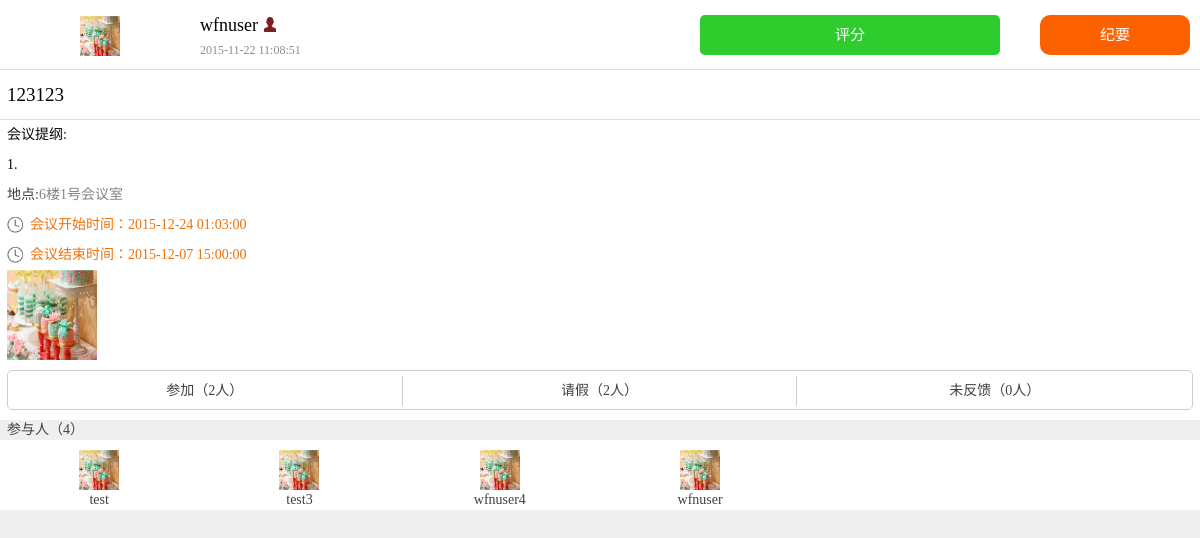
Page /meet/closedetail/11 on the committed database.
### tables this page shows
CREATE TABLE `meeting` (
`mid` int(11) NOT NULL,
  `muid` int(11) NOT NULL COMMENT 'creater',
  `mplanbt` timestamp NULL DEFAULT NULL,
  `mplanet` timestamp NULL DEFAULT NULL,
  `mactbt` timestamp NULL DEFAULT NULL,
  `mactet` timestamp NULL DEFAULT NULL,
  `mrid` int(11) NOT NULL,
  `mremind` int(11) NOT NULL,
  `mchecktype` int(11) NOT NULL COMMENT '0 = location 1 = qrcode',
  `mmembernum` int(11) NOT NULL,
  `mconfirm` int(11) NOT NULL COMMENT '高层=1',
  `mattach` mediumtext NOT NULL,
  `mstate` int(11) NOT NULL COMMENT 'draft = 0 发布=1',
  `mcreatet` timestamp NOT NULL DEFAULT '0000-00-00 00:00:00',
  `mpass` int(11) NOT NULL,
  `mname` varchar(20) NOT NULL,
  `mscore` int(11) DEFAULT NULL,
  `mfilename` varchar(30) NOT NULL,
  `mfiletime` timestamp NULL DEFAULT NULL,
  `mapartment` int(11) NOT NULL
);

CREATE TABLE `user` (
`uid` int(11) NOT NULL,
  `uname` varchar(10) NOT NULL,
  `type` int(11) NOT NULL,
  `uabsentnum` int(11) NOT NULL,
  `ulatenum` int(11) NOT NULL,
  `ulatest` int(11) NOT NULL COMMENT 'lateorabsent'
);

CREATE TABLE `room` (
`rid` int(11) NOT NULL,
  `rname` varchar(15) NOT NULL,
  `rpeople` int(11) NOT NULL,
  `rmedia` int(11) NOT NULL,
  `rprojection` int(11) NOT NULL,
  `raddr` varchar(30) NOT NULL
);

CREATE TABLE `meetmember` (
`mmid` int(11) NOT NULL,
  `mmmid` int(11) NOT NULL,
  `mmuid` int(11) NOT NULL,
  `mmissponser` int(11) NOT NULL,
  `mmchecked` int(11) NOT NULL,
  `mmchecktime` timestamp NULL DEFAULT NULL,
  `mmleave` int(11) NOT NULL COMMENT 'apply=1',
  `mmattend` int(11) NOT NULL
);

### application/controllers/Meet.php (called while the page is built, shortened)
<?php
class Meet extends CI_Controller {
    public function __construct()
    {
        $this->load->helper(array('form', 'url'));
    }
	public function closedetail($id=0)
	{
		$this->load->helper('form');
		$this->load->model('meet_model');
		$data['list'] = $this->meet_model->getmeetdetail($id);
		$data['members'] = $this->meet_model->getmeetmember($id);
		$this->load->view('yjshyxq',$data);
	}
}

### index.php (called while the page is built, shortened)
<?php
require_once BASEPATH.'core/CodeIgniter.php';

### application/models/Meet_model.php (called while the page is built, shortened)
<?php
class Meet_model extends CI_Model {
    public function getmeetdetail($mid)
    {
    	$sql = "SELECT mid,muid,mplanbt,mplanet,mrid,mremind,mstate,mname,mconfirm,mactbt,mactet,mchecktype,mfilename,user.uname,room.rname,mscore,mfiletime,mapartment FROM meeting,user,room WHERE mid = ? AND muid = user.uid AND mrid = room.rid";
		$sql = $this->db->query($sql,$mid);
		return $sql->result_array();
    }
    public function getmeetmember($mid)
    {
    	$sql = "SELECT * FROM meetmember,user WHERE mmmid = ? AND user.uid = mmuid";
    	$sql = $this->db->query($sql,$mid);
        return $sql->result_array();
    }
}

### application/views/yjshyxq.php (the view, shortened to what this page needs)
<!DOCTYPE html>
<html>
<head lang="en">
    <link rel="stylesheet" href="<?php echo base_url('css/bootstrap.min.css');?>">
    <link rel="stylesheet" href="<?php echo base_url('css/index.css');?>">
</head>
<body >
<div class="container-fluid "  style="margin-bottom:60px;    overflow: hidden;">
	<div class="row meetSt" >
		<div class="col-xs-2" >
			<img src="<?php echo base_url('img/banner.png');?>" class="tstImg" style="margin-top:0">
		</div>
		<div class="col-xs-5" >
			<div class="row meetTitle" >
				<?php echo $list[0]['uname']?><i></i>
			</div>
			<div class="row meetTime"  >
				2015-11-22 11:08:51
			</div>
		</div>
		<div class="col-xs-5" >
			<?php $scoreurl = base_url("meet/score")."/".$list[0]['mid'];?>
			<span class="copy greenbutton" id="pf" onclick="javascript:window.location.href='<?php echo $scoreurl;?>'">评分</span>
			<span class="summary" style="background-color:#fc6100;width:30%" onclick = "upload1();">纪要</span>
		</div>
    </div>
   <div class="row xjhy" >
		<div class="col-xs-12" style="font-size:19px;color:#040404">
			<?php echo $list[0]['mname']?>
		</div>
    </div>
	<div class="row testCont" style="height:auto">
		<div class="col-xs-12" style="color:#040404">
			会议提纲:
			<p>1.<?php echo $list[0]['mfilename']?></p>
		</div>
		<div class="col-xs-12" >
			地点:<span><?php echo $list[0]['rname']?></span>
		</div>
		<div class="col-xs-12" style="color:#ed710c">
			<i></i>会议开始时间：<?php echo $list[0]['mplanbt']?>
		</div>
		<div class="col-xs-12" style="color:#ed710c">
			<i></i>会议结束时间：<?php echo $list[0]['mplanet']?>
		</div>
		<div class="col-xs-6" style="color:#ed710c">
			<img src="<?php echo base_url('img/banner.png');?>" style="height:90px;width:90px">
		</div>
		<?php
			$attend = 0;
			$leave = 0;
			$unknown = 0;
			if(count($members)){
				foreach ($members as $mem) {
				    if($mem['mmleave'] == 0){
				    	if($mem['mmattend'])
				    		$attend++;
				    	else
				    		$unknown++;
				    }
				    else{
				    	$leave++;
				    }
				}
			}
		?>
		<div class="col-xs-12" >
			<div class="row num" >
				<span class="col-xs-4" >参加（<?php echo $attend;?>人）</span>
				<span class="col-xs-4" >请假（<?php echo $leave;?>人）</span>
				<span class="col-xs-4" >未反馈（<?php echo $unknown;?>人）</span>
			</div>
		</div>
    </div>
	<div class="row  xjhy" >
		<div class="col-xs-12 words"  >
			参与人（<?php echo count($members)?>）
		</div>
		<div class="col-xs-12" style="background-color:#fff">
			<div class="row">
				<?php
				foreach($members as $row){
				?>
					<div class="col-xs-2" >
						<div class="row">
							<img src="<?php echo base_url('img/banner.png');?>" class="col-xs-12 tstImg">
							<p class="col-xs-12 tname"><?php echo $row['uname']?></p>
						</div>
					</div>
				<?php
				}
				?>
			</div>
		</div>
    </div>
</div>
</body>
</html>

### css/index.css (style rules this page uses)
* { margin: 0; padding: 0; -webkit-tap-highlight-color:rgba(0,0,0,0); -webkit-text-size-adjust:none; word-break:break-all; font-family: "微软雅黑"; }
body { background-color:#efefef; }
.meetSt { height:70px; border-bottom:1px solid #dddddd; background-color:#ffffff; padding:10px 0 }
.testCont { height:190px; background-color:#ffffff; color:#414141 }
.testCont >div { padding:0 7px; line-height:30px; }
.testCont >div >span { color:#838383 }
.testCont >div >i { width: 20px; height: 20px; position: relative; background-image: url('../img/time.png'); margin-right: 3px; float: left; background-size: 100%; background-repeat: no-repeat; margin-top: 5px; background-position-x: -2px; }
.xjhy { height:50px; border-bottom:1px solid #dddddd; background-color:#ffffff; color:#414141 }
.xjhy div { padding:0 7px; line-height:50px; }
.meetSt >div { padding:0; line-height:50px; }
.meetTitle { height:30px;line-height:30px;font-size:18px;color:#040404;margin:0 }
.meetTitle i { width: 12px; height: 15px; background-image: url("../img/peo.png"); position: absolute; background-size: 100%; background-repeat: no-repeat; margin-top: 7px; margin-left: 6px; }
.meetTime { height:20px;line-height:20px;font-size:12px;color:#8d8d8d;margin:0 }
.tstImg { height: 40px; position: relative; width: 40px; left: 50%; margin-left: -20px; padding:0; margin-top:10px }
.summary { position:absolute;height:40px;width:45%;background-color:#2fcc2e;float:right;right:10px;border-radius:10px;color:#fff;text-align: center; font-size: 15px;line-height: 40px; margin-top: 5px; }
.copy { position:absolute;height:40px;width:45%;background-color:#fc6100;border-radius:10px;color:#fff;text-align: center; font-size: 15px; line-height: 40px; margin-top: 5px; }
.num { border:1px solid #cecece;height: 40px; margin: 10px 0px;border-radius: 5px; }
.num span:nth-child(2) { height:30px; padding: 0; border-right: 1px solid #cecece; margin-top: 5px; text-align: center; }
.num span:nth-child(3) { height:30px; padding: 0; margin-top: 5px; text-align: center; }
.num span:nth-child(1) { height:30px; padding: 0; border-right: 1px solid #cecece; margin-top: 5px; text-align: center; }
.tname { line-height:20px;margin:0;padding: 0; text-align: center; }
.words { line-height:20px !important; height: 20px;background-color: #EFEFEF; }
#pf { width:60%;background-color:#fff;color:#414141;border-radius:0; }
.testCont .col-xs-12 >p { margin:0 }
.greenbutton { background-color: #2fcc2e! important; border-radius: 5px! important; line-height: 40px! important; color:white!important; }

### rows in the picture
meeting: user.uname "wfnuser", mname "123123", room.rname "6楼1号会议室", mplanbt "2015-12-24 01:03:00", mplanet "2015-12-07 15:00:00"
meetmember: user.uname "test"
meetmember: user.uname "test3"
meetmember: user.uname "wfnuser4"
meetmember: user.uname "wfnuser"

### other values in the picture
$attend "2"
$leave "2"
$unknown "0"
count($members) "4"
